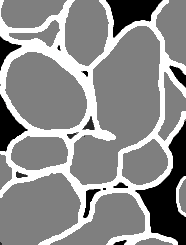
#> input picture Particle_Size_Instance_Segmentation/images/crop_relabel.png, 186 x 245 px, found by its file name
$ jupyter execute --allow-errors 1_Unsupervised_Learning_Clustering.ipynb   (shell and % lines are left out)
#> lines starting #> are read from the running program, lines starting #| are printed output that depends on the picture
[cell 1]
import numpy as np
import cv2
import matplotlib.pyplot as plt
import pandas as pd
import program_functions as pf
from scipy import ndimage as nd

[cell 2]
img = cv2.imread(r'particle_images\crop_label.png')
plt.figure(figsize=(7,7))
#> (the rest of this cell did not finish here and is left out)

#> (a cell that did not finish here is left out)

#> (a cell that did not finish here is left out)

#> (a cell that did not finish here is left out)

#> (a cell that did not finish here is left out)

[cell 7]
# After relabeling, we can perform K-Means Cluster again to get 3 distinct color pixel values
# This step is necessary since any inaccuracies from pre-labeling will propagate into the machine learning model.
# The model is only as good as the training input images provided

[cell 8]
img = cv2.imread(r'particle_images\crop_relabel.png', 0)
#> img: shape (245, 186); min 0, max 255, mean 140.5
plt.figure(figsize=(7,7))
plt.imshow(img, cmap='gray')
plt.show()

[cell 9]
# Now the pre-labeled image is perfect with 3 distinct color pixel values shown below
# Pandas library has a function to count distinct values in a list
# This means the 2-D grayscale image needs to be reshaped into a 1-D array
img_reshape = img.reshape(-1)
pd.Series(img_reshape).value_counts()

[cell 10]
# The 3 main distinct color pixel values should be 127, 255, 0... the rest are noise that was added from the manual paint program
# They can be set equal to those 3 pixel values

img_reshape[img_reshape == 125] = 127
img_reshape[img_reshape == 39] = 0
img_reshape[img_reshape == 126] = 127
img_reshape[img_reshape == 252] = 255

[cell 11]
#Now the image has only 3 distinct color pixels to use as class labels for machine learning
pd.Series(img_reshape).value_counts()

[cell 12]
# Best practice to save this image for future use. So we must convert the 1-D array back into a 2-D array image
img = img_reshape.reshape(img.shape)
plt.imsave('crop_final.png', img, cmap='gray')
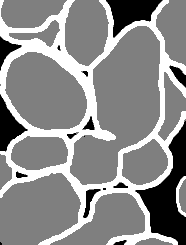
#> saved as crop_final.png: shape (245, 186, 3); min 0, max 255, mean 140.4
